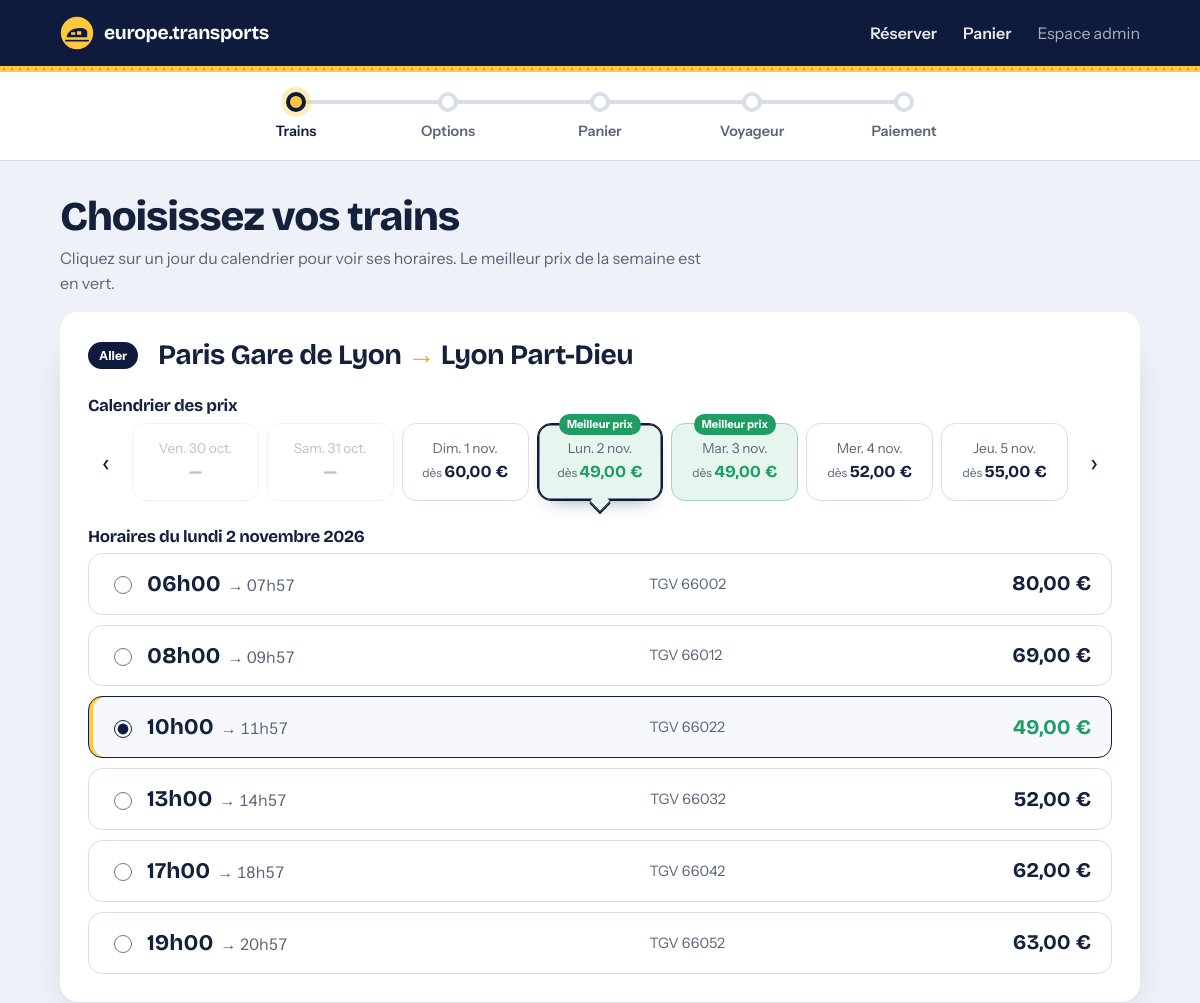
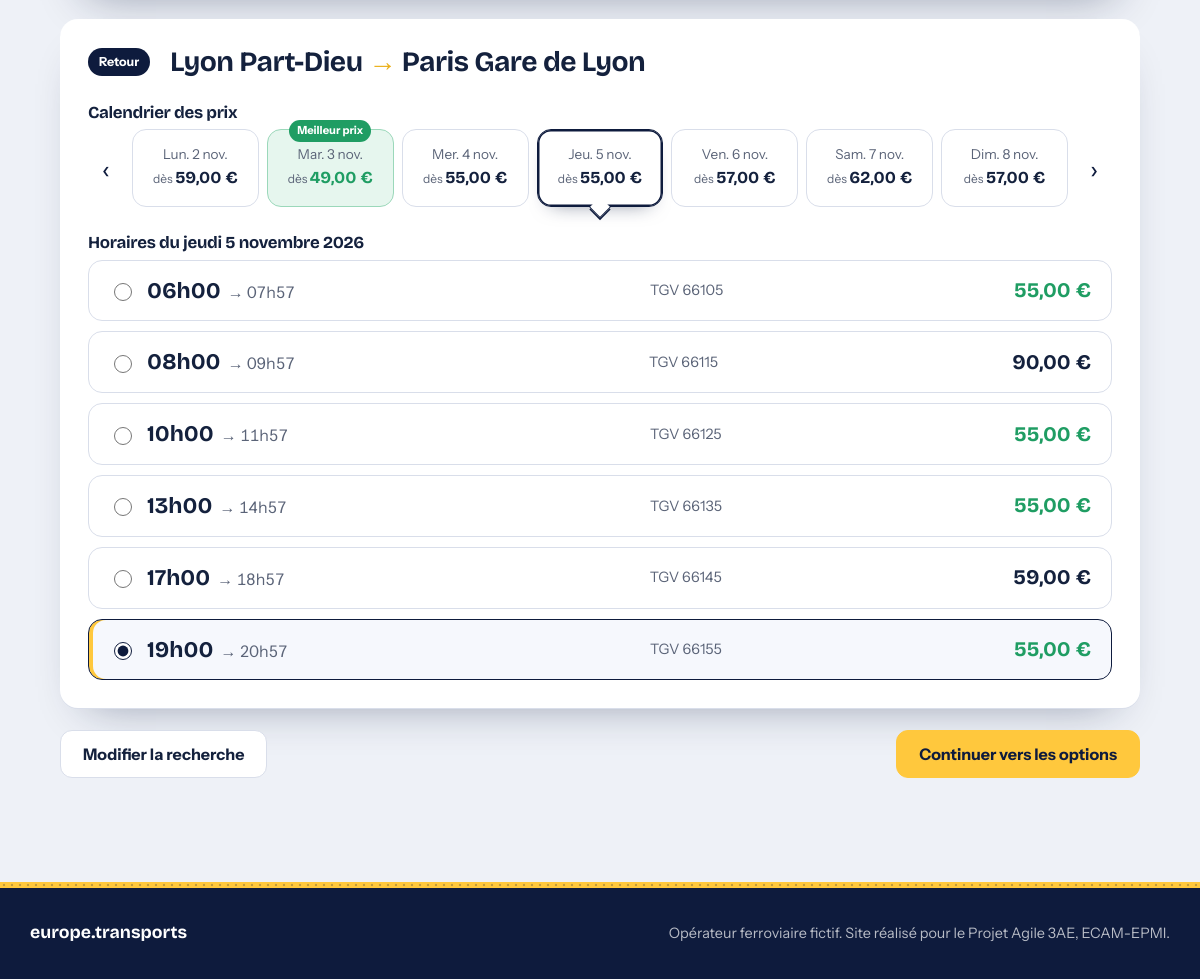
/app/recherche.php?type=ar&dep=1&arr=2&aller=2026-11-02&retour=2026-11-05, run on the app's committed database (2 pictures, top to bottom).
### tables this page shows
CREATE TABLE gare (
    id_gare   INT AUTO_INCREMENT PRIMARY KEY,
    nom       VARCHAR(80)  NOT NULL UNIQUE,
    ville     VARCHAR(60)  NOT NULL
);

CREATE TABLE voyage (
    id_voyage        INT AUTO_INCREMENT PRIMARY KEY,
    numero_train     VARCHAR(10)  NOT NULL,
    id_gare_depart   INT          NOT NULL,
    id_gare_arrivee  INT          NOT NULL,
    date_depart      DATE         NOT NULL,
    heure_depart     TIME         NOT NULL,
    heure_arrivee    TIME         NOT NULL,
    prix             DECIMAL(6,2) NOT NULL,
    places_dispo     INT          NOT NULL DEFAULT 300,
    CONSTRAINT fk_voyage_depart  FOREIGN KEY (id_gare_depart)  REFERENCES gare(id_gare),
    CONSTRAINT fk_voyage_arrivee FOREIGN KEY (id_gare_arrivee) REFERENCES gare(id_gare),
    CONSTRAINT chk_voyage_gares  CHECK (id_gare_depart <> id_gare_arrivee),
    CONSTRAINT chk_voyage_prix   CHECK (prix > 0),
     
    INDEX idx_voyage_recherche (id_gare_depart, id_gare_arrivee, date_depart)
);

### app/includes/fonctions.php (called while the page is built, shortened)
<?php
require_once __DIR__ . '/db.php';
function h(?string $texte): string
{
    return htmlspecialchars($texte ?? '', ENT_QUOTES, 'UTF-8');
}
function prix(float $montant): string
{
    return number_format($montant, 2, ',', ' ') . ' €';
}
function date_fr(string $dateIso, bool $court = false): string
{
    $jours = ['dimanche', 'lundi', 'mardi', 'mercredi', 'jeudi', 'vendredi', 'samedi'];
    $mois  = ['', 'janvier', 'février', 'mars', 'avril', 'mai', 'juin', 'juillet',
              'août', 'septembre', 'octobre', 'novembre', 'décembre'];
    $d = new DateTime($dateIso);
    if ($court) {
        $moisCourts = ['', 'janv.', 'févr.', 'mars', 'avr.', 'mai', 'juin', 'juil.', 'août', 'sept.', 'oct.', 'nov.', 'déc.'];
        return mb_substr($jours[(int)$d->format('w')], 0, 3) . '. ' . $d->format('j') . ' ' . $moisCourts[(int)$d->format('n')];
    }
    return $jours[(int)$d->format('w')] . ' ' . $d->format('j') . ' ' . $mois[(int)$d->format('n')] . ' ' . $d->format('Y');
}
function heure(string $heure): string
{
    return substr($heure, 0, 2) . 'h' . substr($heure, 3, 2);
}
function nom_gare(int $id): string
{
    $st = db()->prepare('SELECT nom FROM gare WHERE id_gare = ?');
    $st->execute([$id]);
    return (string)$st->fetchColumn();
}

### app/includes/db.php (called while the page is built, shortened)
<?php
function connexion_pdo(string $port, bool $avecBase): PDO
{
    $dsn = 'mysql:host=' . DB_HOST . ';port=' . $port . ($avecBase ? ';dbname=' . DB_NAME : '') . ';charset=utf8mb4';
    return new PDO($dsn, DB_USER, DB_PASS, [
        PDO::ATTR_ERRMODE            => PDO::ERRMODE_EXCEPTION,
        PDO::ATTR_DEFAULT_FETCH_MODE => PDO::FETCH_ASSOC,
        PDO::ATTR_EMULATE_PREPARES   => false,
    ]);
}
function db(): PDO
{
    static $pdo = null;
    if ($pdo !== null) return $pdo;
    $ports = DB_PORT !== '' ? [DB_PORT] : ['8889', '3306'];
    foreach ($ports as $port) {
        try {
            try {
                $pdo = connexion_pdo($port, true);
            } catch (PDOException $e) {
                if ((int)($e->errorInfo[1] ?? 0) !== 1049) throw $e;
                installer_base($port);
                $pdo = connexion_pdo($port, true);
            }
            return $pdo;
        } catch (PDOException $e) {
            $derniereErreur = $e->getMessage();
        }
    }
    exit('<p style="font-family:sans-serif;padding:2rem">Connexion à la base impossible. '
       . 'Vérifiez que MySQL est démarré (MAMP : bouton Start) et les paramètres de <code>app/includes/config.php</code>.</p>');
}

### app/recherche.php (the view, shortened to what this page needs)
<?php
require_once __DIR__ . '/includes/fonctions.php';
function date_valide(?string $d): ?string
{
    $dt = DateTime::createFromFormat('!Y-m-d', (string)$d);
    if (!$dt || $dt->format('Y-m-d') !== $d) return null;
    return max(DATE_MIN, min(DATE_MAX, $d));
}
$dep = (int)($_GET['dep'] ?? 0);
$arr = (int)($_GET['arr'] ?? 0);
$allerRetour = ($_GET['type'] ?? 'ar') === 'ar';
$dateAller  = date_valide($_GET['aller'] ?? '');
$dateRetour = $allerRetour ? date_valide($_GET['retour'] ?? '') : null;
$jourAller  = date_valide($_GET['ja'] ?? '') ?? $dateAller;
$jourRetour = $allerRetour ? (date_valide($_GET['jr'] ?? '') ?? $dateRetour) : null;
function calendrier(int $dep, int $arr, string $jour): array
{
    $debut = (new DateTime($jour))->modify('-3 days');
    $fin = (new DateTime($jour))->modify('+3 days');
    $st = db()->prepare(
        'SELECT date_depart, MIN(prix) AS prix_min
           FROM voyage
          WHERE id_gare_depart = ? AND id_gare_arrivee = ? AND date_depart BETWEEN ? AND ?
            AND places_dispo > 0
          GROUP BY date_depart');
    $st->execute([$dep, $arr, $debut->format('Y-m-d'), $fin->format('Y-m-d')]);
    $prix = array_column($st->fetchAll(), 'prix_min', 'date_depart');
    $jours = [];
    for ($d = clone $debut; $d <= $fin; $d->modify('+1 day')) {
        $k = $d->format('Y-m-d');
        $jours[$k] = isset($prix[$k]) ? (float)$prix[$k] : null;
    }
    return $jours;
}
function trains_du_jour(int $dep, int $arr, string $jour): array
{
    $st = db()->prepare(
        'SELECT * FROM voyage
          WHERE id_gare_depart = ? AND id_gare_arrivee = ? AND date_depart = ? AND places_dispo > 0
          ORDER BY heure_depart');
    $st->execute([$dep, $arr, $jour]);
    return $st->fetchAll();
}
function url_jour(string $cle, string $jour): string
{
    $q = $_GET;
    $q[$cle] = $jour;
    return 'recherche.php?' . http_build_query($q);
}
function bloc_trajet(string $sens, int $de, int $a, string $jour, string $cle, ?int $choixActuel): void
{
    $cal = calendrier($de, $a, $jour);
    $prixConnus = array_filter($cal, fn($p) => $p !== null);
    $min = $prixConnus ? min($prixConnus) : null;
    $trains = trains_du_jour($de, $a, $jour);
    $minJour = $trains ? min(array_column($trains, 'prix')) : null;
    if (!in_array($choixActuel, array_map('intval', array_column($trains, 'id_voyage')), true)) {
        $choixActuel = null;
    }
    $prec = (new DateTime($jour))->modify('-7 days')->format('Y-m-d');
    $suiv = (new DateTime($jour))->modify('+7 days')->format('Y-m-d');
    $nomChamp = $sens === 'ALLER' ? 'voyage_aller' : 'voyage_retour';
    ?>
    <section class="carte trajet">
        <header class="trajet-titre">
            <span class="badge"><?= $sens ?></span>
            <h2><?= h(nom_gare($de)) ?> <span class="fleche">→</span> <?= h(nom_gare($a)) ?></h2>
        </header>
        <h3>Calendrier des prix</h3>
        <div class="calendrier">
            <a class="nav-semaine" href="<?= h(url_jour($cle, $prec)) ?>#<?= $cle ?>" title="Semaine précédente">‹</a>
            <?php foreach ($cal as $d => $p): ?>
                <?php $classes = ($d === $jour ? 'choisi ' : '') . ($p !== null && $p == $min ? 'moins-cher' : '') . ($p === null ? ' vide' : ''); ?>
                <a class="jour <?= trim($classes) ?>" href="<?= $p !== null ? h(url_jour($cle, $d)) . '#' . $cle : '#' ?>" id="<?= $d === $jour ? $cle : '' ?>">
                    <span class="nom-jour"><?= date_fr($d, true) ?></span>
                    <span class="prix-jour"><?= $p !== null ? '<small class="des">dès </small>' . prix($p) : '—' ?></span>
                    <?php if ($p !== null && $p == $min): ?><span class="etiquette">Meilleur prix</span><?php endif; ?>
                </a>
            <?php endforeach; ?>
            <a class="nav-semaine" href="<?= h(url_jour($cle, $suiv)) ?>#<?= $cle ?>" title="Semaine suivante">›</a>
        </div>
        <h3>Horaires du <?= date_fr($jour) ?></h3>
        <?php if (!$trains): ?>
            <p class="vide">Aucun train disponible ce jour-là.</p>
        <?php else: ?>
        <div class="horaires">
            <?php foreach ($trains as $t): ?>
                <?php $coche = $choixActuel === (int)$t['id_voyage'] || (!$choixActuel && $t['prix'] == $minJour); ?>
                <label class="horaire <?= $t['prix'] == $minJour ? 'moins-cher' : '' ?>">
                    <input type="radio" name="<?= $nomChamp ?>" value="<?= $t['id_voyage'] ?>" <?= $coche ? 'checked' : '' ?> required>
                    <span class="heures"><b><?= heure($t['heure_depart']) ?></b> → <?= heure($t['heure_arrivee']) ?></span>
                    <span class="train">TGV <?= h($t['numero_train']) ?></span>
                    <span class="prix-train"><?= prix((float)$t['prix']) ?></span>
                </label>
            <?php endforeach; ?>
        </div>
        <?php endif; ?>
    </section>
    <?php
}
require __DIR__ . '/includes/header.php';
?>
<h1 class="titre-page">Choisissez vos trains</h1>
<p class="sous-titre">Cliquez sur un jour du calendrier pour voir ses horaires. Le meilleur prix de la semaine est en vert.</p>
<form method="post" action="<?= h($_SERVER['REQUEST_URI']) ?>">
    <?php bloc_trajet('ALLER', $dep, $arr, $jourAller, 'ja', panier()['aller'] ?? null); ?>
    <?php if ($allerRetour) bloc_trajet('RETOUR', $arr, $dep, $jourRetour, 'jr', panier()['retour'] ?? null); ?>
    <div class="actions">
        <a class="bouton" href="index.php"> Modifier la recherche</a>
        <button class="bouton bouton-plein" type="submit">Continuer vers les options</button>
    </div>
</form>
<?php require __DIR__ . '/includes/footer.php'; ?>

### data on the page
gare: nom "Paris Gare de Lyon"
gare: nom "Lyon Part-Dieu"
voyage: prix "☐ 06h00 → 07h57 TGV 66002 80,00", heure_depart "06h00", heure_arrivee "07h57", numero_train "66002", prix "80,00 €"
voyage: prix "☐ 08h00 → 09h57 TGV 66012 69,00", heure_depart "08h00", heure_arrivee "09h57", numero_train "66012", prix "69,00 €"
voyage: prix "☑ 10h00 → 11h57 TGV 66022 49,00", heure_depart "10h00", heure_arrivee "11h57", numero_train "66022", prix "49,00 €"
voyage: prix "☐ 13h00 → 14h57 TGV 66032 52,00", heure_depart "13h00", heure_arrivee "14h57", numero_train "66032", prix "52,00 €"
voyage: prix "☐ 17h00 → 18h57 TGV 66042 62,00", heure_depart "17h00", heure_arrivee "18h57", numero_train "66042", prix "62,00 €"
voyage: prix "☐ 19h00 → 20h57 TGV 66052 63,00", heure_depart "19h00", heure_arrivee "20h57", numero_train "66052", prix "63,00 €"
voyage: prix "☐ 06h00 → 07h57 TGV 66105 55,00", heure_depart "06h00", heure_arrivee "07h57", numero_train "66105", prix "55,00 €"
voyage: prix "☐ 08h00 → 09h57 TGV 66115 90,00", heure_depart "08h00", heure_arrivee "09h57", numero_train "66115", prix "90,00 €"
voyage: prix "☐ 10h00 → 11h57 TGV 66125 55,00", heure_depart "10h00", heure_arrivee "11h57", numero_train "66125", prix "55,00 €"
voyage: prix "☐ 13h00 → 14h57 TGV 66135 55,00", heure_depart "13h00", heure_arrivee "14h57", numero_train "66135", prix "55,00 €"
voyage: prix "☐ 17h00 → 18h57 TGV 66145 59,00", heure_depart "17h00", heure_arrivee "18h57", numero_train "66145", prix "59,00 €"
voyage: prix "☑ 19h00 → 20h57 TGV 66155 55,00", heure_depart "19h00", heure_arrivee "20h57", numero_train "66155", prix "55,00 €"

### other printed values
$nom "Trains"
$nom "Options"
$nom "Panier"
$nom "Voyageur"
$nom "Paiement"
$sens "aller retour"
date_fr($d, true) "ven. 30 oct."
date_fr($d, true) "sam. 31 oct."
date_fr($d, true) "dim. 1 nov."
prix($p) "60,00 €"
date_fr($d, true) "lun. 2 nov."
prix($p) "49,00 €"
date_fr($d, true) "mar. 3 nov."
date_fr($d, true) "mer. 4 nov."
prix($p) "52,00 €"
